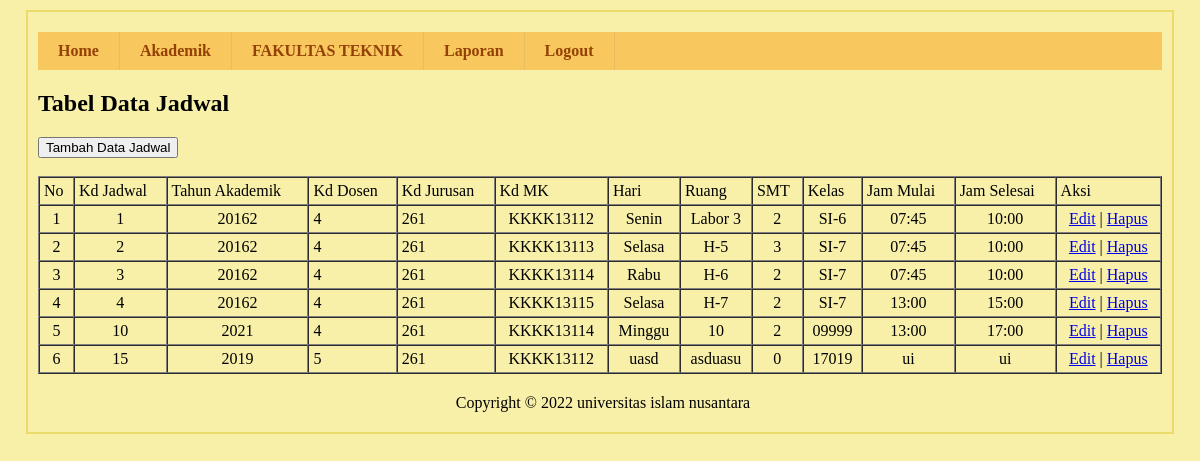
/sisfo-kampus/media.php?page=jadwal (signed in), run on an earlier commit of the app's database.
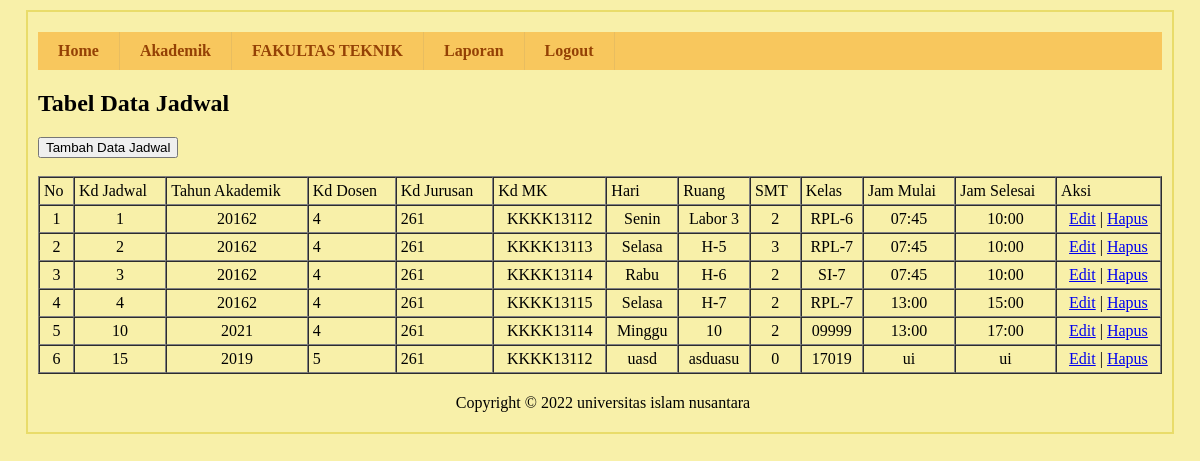
And on a later commit of the database.
### tables this page shows
CREATE TABLE `tbl_jadwal` (
  `kd_jadwal` int(5) NOT NULL,
  `thn_akademik` varchar(5) DEFAULT NULL,
  `kd_dosen` varchar(5) DEFAULT NULL,
  `kd_jurusan` varchar(5) DEFAULT NULL,
  `kd_mk` varchar(15) DEFAULT NULL,
  `hari` varchar(10) DEFAULT NULL,
  `ruang` varchar(10) DEFAULT NULL,
  `smt` int(2) DEFAULT NULL,
  `kelas` varchar(20) DEFAULT NULL,
  `jam_mulai` varchar(5) DEFAULT NULL,
  `jam_selesai` varchar(5) DEFAULT NULL
);

### sisfo-kampus/tabel/tabel_jadwal.php (the view)
<h2>Tabel Data Jadwal</h2>
<button type="button" onclick=window.location.href='./media.php?page=form-jadwal'>Tambah Data Jadwal</button> <br><br>
<table width="100%" border="1" cellpadding="4" cellspacing="0">
    <tr>
        <td>No</td>
        <td>Kd Jadwal</td>
        <td>Tahun Akademik</td>
        <td>Kd Dosen</td>
        <td>Kd Jurusan</td>
        <td>Kd MK</td>
        <td>Hari</td>
        <td>Ruang</td>
        <td>SMT</td>
        <td>Kelas</td>
        <td>Jam Mulai</td>
        <td>Jam Selesai</td>
        <td>Aksi</td>
    </tr>
    <?php
    include "koneksi.php";
    $sql = mysqli_query($conn,"SELECT * FROM tbl_jadwal");
    $no = 1;
    while ($row = mysqli_fetch_array($sql)) {
    ?>
        <tr>
            <td align='center'> <?php echo $no; ?> </td>
            <td align='center'> <?php echo $row['kd_jadwal']; ?> </td>
            <td align='center'> <?php echo $row['thn_akademik']; ?> </td>
            <td> <?php echo $row['kd_dosen']; ?> </td>
            <td> <?php echo $row['kd_jurusan']; ?> </td>
            <td align='center'> <?php echo $row['kd_mk']; ?> </td>
            <td align='center'> <?php echo $row['hari']; ?> </td>
            <td align='center'> <?php echo $row['ruang']; ?> </td>
            <td align='center'> <?php echo $row['smt']; ?> </td>
            <td align='center'> <?php echo $row['kelas']; ?> </td>
            <td align='center'> <?php echo $row['jam_mulai']; ?> </td>
            <td align='center'> <?php echo $row['jam_selesai']; ?> </td>
            <td align='center'>
                <a href="media.php?page=editjadwal&kd_jadwal=<?php echo $row['kd_jadwal']; ?>">Edit</a> |
                <a href="media.php?page=hapusjadwal&kd_jadwal=<?php echo $row['kd_jadwal']; ?>">Hapus</a>
            </td>
        </tr>
    <?php
        $no++;
    }
    ?>
</table>

What changed in the data, as far as the page shows it:
changed tbl_jadwal "Senin": kelas "SI-6" → "RPL-6"
changed tbl_jadwal "KKKK13113": kelas "SI-7" → "RPL-7"
changed tbl_jadwal "KKKK13115": kelas "SI-7" → "RPL-7"
